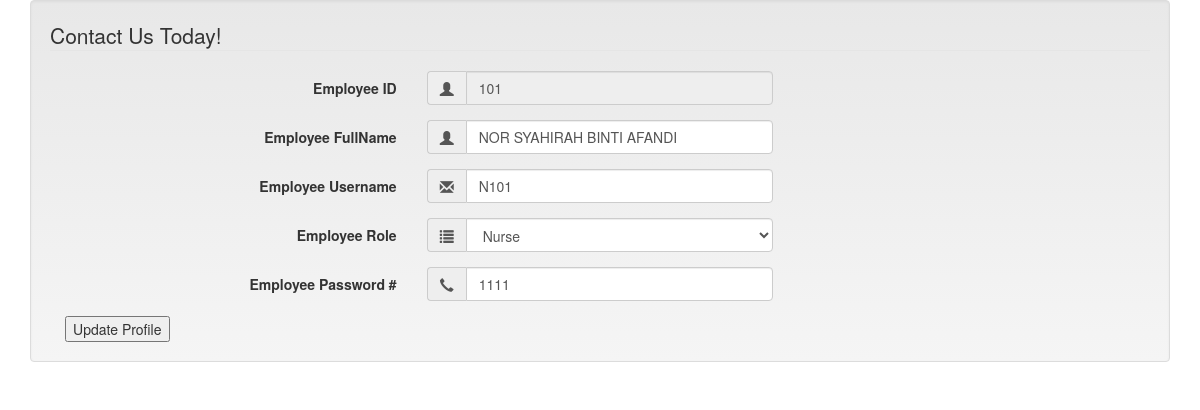
/updateemp.php?snouemp=101, run on the app's committed database.
### tables this page shows
CREATE TABLE `employee` (
  `empID` int(11) NOT NULL,
  `empRole` varchar(200) NOT NULL,
  `empUN` varchar(200) NOT NULL,
  `empPwd` varchar(200) NOT NULL,
  `empName` varchar(200) NOT NULL,
  `statusemp` varchar(20) DEFAULT NULL
);

### updateemp.php (the view, shortened to what this page needs)
<!DOCTYPE html>
<html lang="en" >
<head>
  <link rel='stylesheet' href='//maxcdn.bootstrapcdn.com/bootstrap/3.2.0/css/bootstrap.min.css'>
<link rel='stylesheet' href='//maxcdn.bootstrapcdn.com/bootstrap/3.2.0/css/bootstrap-theme.min.css'>
<link rel='stylesheet' href='//cdnjs.cloudflare.com/ajax/libs/jquery.bootstrapvalidator/0.5.0/css/bootstrapValidator.min.css'>
</head>
<body translate="no" >
  <div class="container">
    <form class="well form-horizontal" action="updateempsql.php" method="post"  id="empupdform">
<fieldset>
<legend>Contact Us Today!</legend>
<?php
	include("dbconn.php");
	$sql = "SELECT * FROM employee WHERE empID = ".$_GET['snouemp'];
	$query = mysqli_query($dbconn, $sql) or die ("Error: " . mysqli_error($dbconn));
	$row = mysqli_num_rows($query);
	if($row != 0)
	{
		$r = mysqli_fetch_assoc($query); ?>
<div class="form-group">
  <label class="col-md-4 control-label">Employee ID</label>
  <div class="col-md-4 inputGroupContainer">
  <div class="input-group">
  <span class="input-group-addon"><i class="glyphicon glyphicon-user"></i></span>
  <input  name="empID" value="<?php echo $r['empID']?>" class="form-control"  type="text" readonly>
    </div>
  </div>
</div>
<div class="form-group">
  <label class="col-md-4 control-label" >Employee FullName</label>
    <div class="col-md-4 inputGroupContainer">
    <div class="input-group">
  <span class="input-group-addon"><i class="glyphicon glyphicon-user"></i></span>
  <input name="empName" value="<?php echo $r['empName']?>" class="form-control"  type="text">
    </div>
  </div>
</div>
       <div class="form-group">
  <label class="col-md-4 control-label">Employee Username</label>
    <div class="col-md-4 inputGroupContainer">
    <div class="input-group">
        <span class="input-group-addon"><i class="glyphicon glyphicon-envelope"></i></span>
  <input name="empUN" value="<?php echo $r['empUN']?>" class="form-control"  type="text">
    </div>
  </div>
</div>
<div class="form-group">
  <label class="col-md-4 control-label">Employee Role</label>
    <div class="col-md-4 selectContainer">
    <div class="input-group">
        <span class="input-group-addon"><i class="glyphicon glyphicon-list"></i></span>
    <select name="empRole" class="form-control selectpicker" >
      <option value="<?php echo $r['empRole']?>" ><?php echo $r['empRole']?></option>
    </select>
  </div>
</div>
</div>
<div class="form-group">
  <label class="col-md-4 control-label">Employee Password #</label>
    <div class="col-md-4 inputGroupContainer">
    <div class="input-group">
        <span class="input-group-addon"><i class="glyphicon glyphicon-earphone"></i></span>
  <input name="empPwd" value="<?php echo $r['empPwd']?>" class="form-control" type="text">
    </div>
  </div>
</div>
  <div class="col-md-4">
  <input type='submit' name='submit' value='Update Profile' /> </div>
</div>
<?php }?>
</body>
</html>

### data on the page
employee: empID "101", empName "NOR SYAHIRAH BINTI AFANDI", empUN "N101", empRole "Nurse", empPwd "1111"
